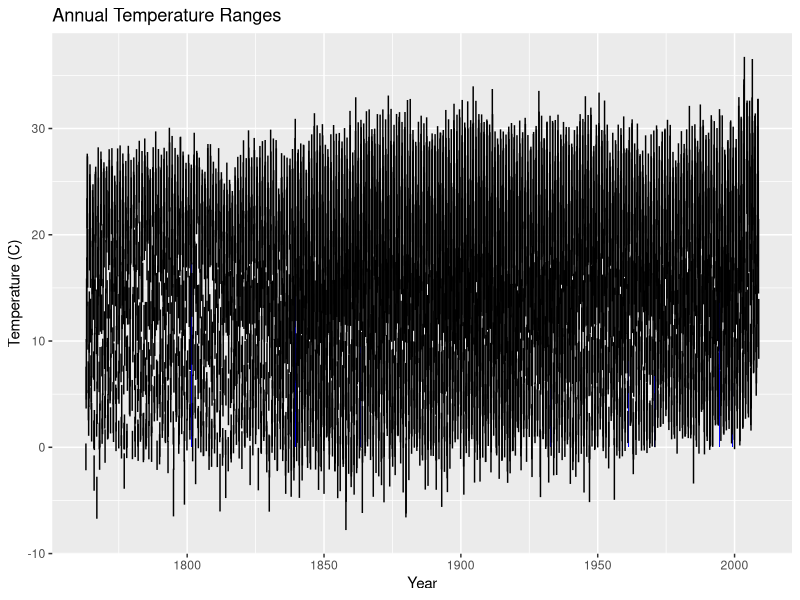
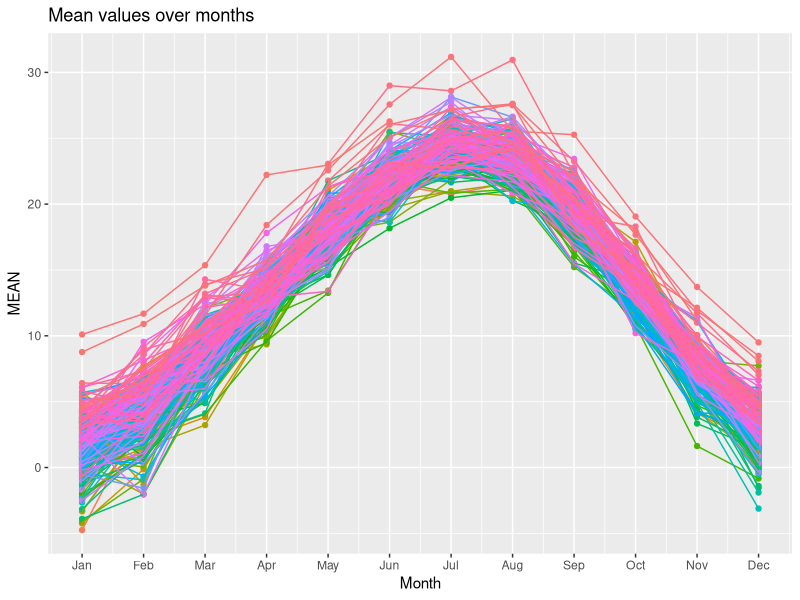
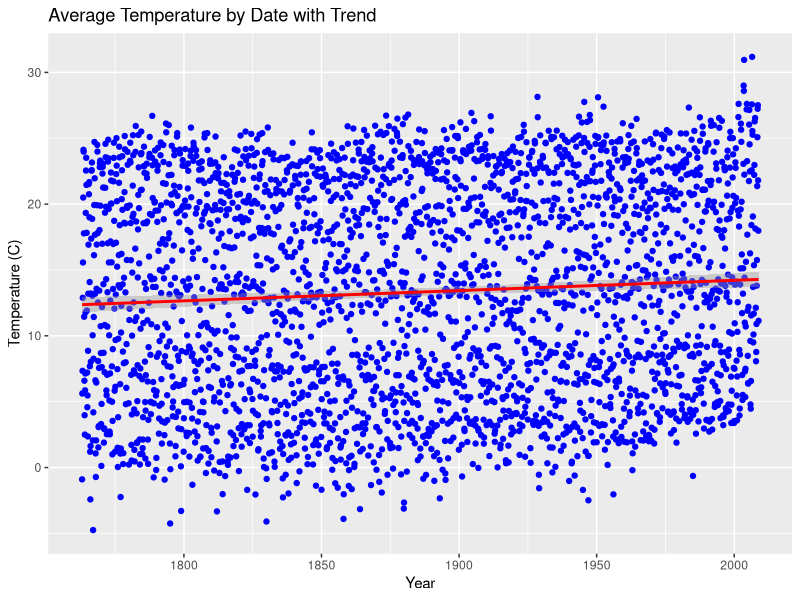
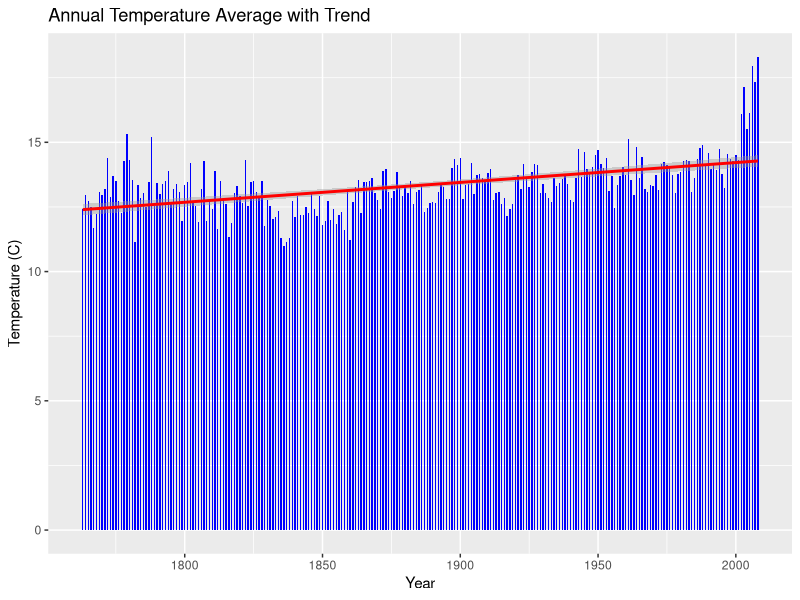
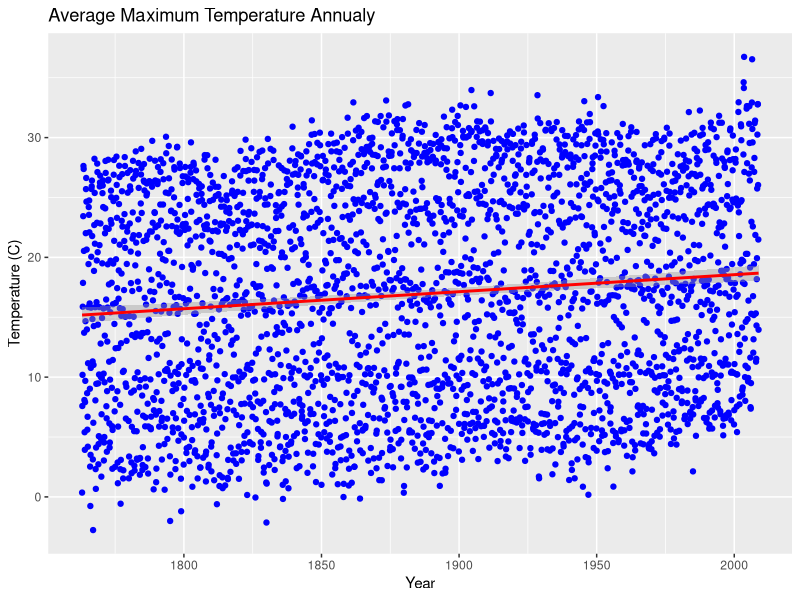
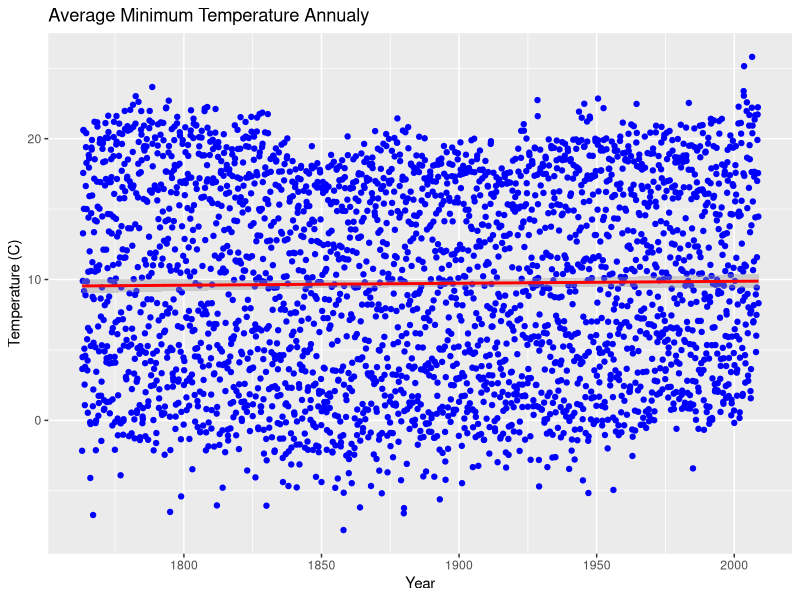
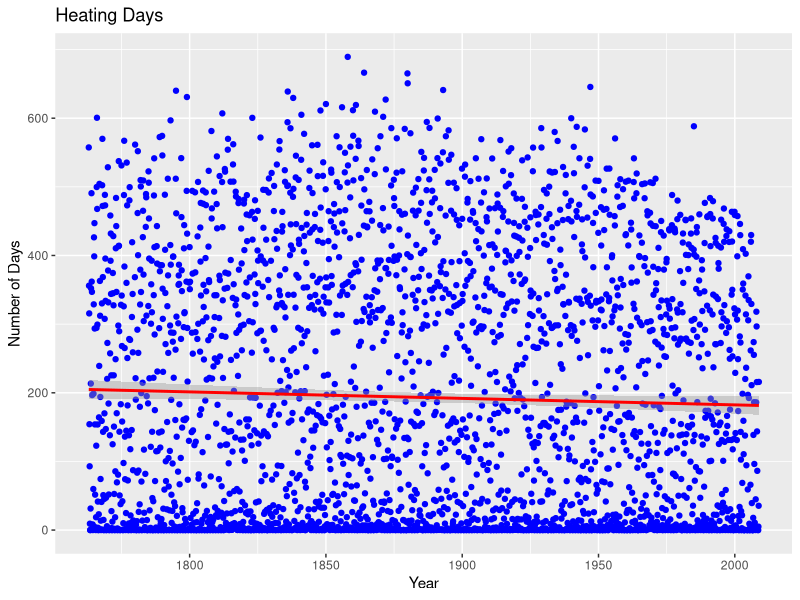
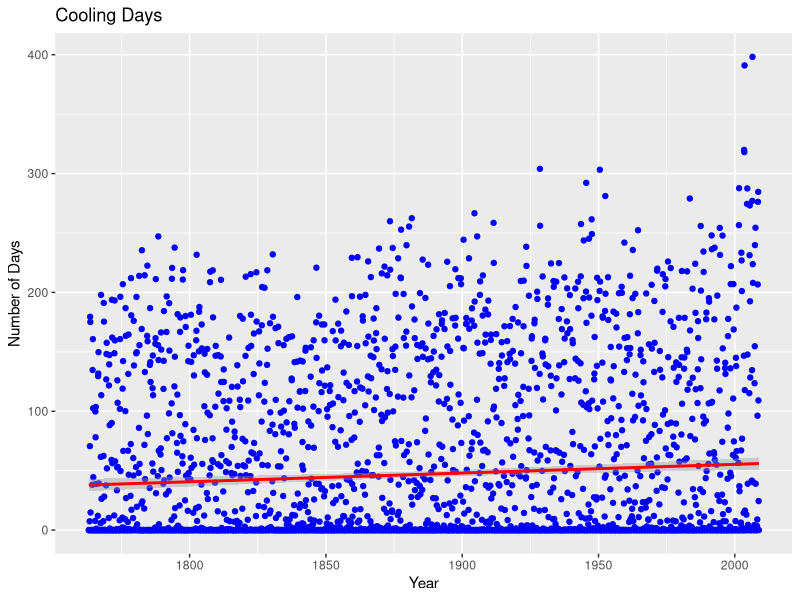

The R script that drew these images, in order:
## ---- chunk 1
knitr::opts_chunk$set(echo = TRUE)
## ---- chunk 2
library(tidyverse)
library(dplyr)
library(ggplot2)
## ---- chunk 3
data <- read_csv("milan.csv")
head(data)
## ---- chunk 4
min(data$DATE)
max(data$DATE)
## ---- chunk 5
colnames(data)
## ---- chunk 6
# Determining if the location value changes
print("Latitude:")
unique(data$LATITUDE)
print("Longitude:")
unique(data$LONGITUDE)

# Determine if all variables have the same time frame
print("Number of NA values per column:")
colSums(is.na(data))
## ---- chunk 7

#Grabs data and names columns to more reasonable col names. NOTE: DX and DY values are in degrees F, so changed to more accurate degrees C titles to match all other vars. 
milanClimate <- data %>%
  select(
    DATE,
    MEAN = TAVG,
    MEAN_MAX = TMAX,
    MEAN_MIN = TMIN,
    HEAT_DEG_DAYS = HTDD,
    COOL_DEG_DAYS = CLDD,
    HIGHEST_TEMP = EMXT,
    HIGHEST_DAY = EMXT_ATTRIBUTES,
    COOLEST_TEMP = EMNT,
    COOLEST_DAY = EMNT_ATTRIBUTES,
    GTE_32 = DX90,
    GTE_21 = DX70,
    GTE_00 = DX32,
    LTE_00 = DT32,
    LTE_N18 = DT00
  )

# Change the date column into a more usable format.
milanClimate$DATE <- lubridate::ym(milanClimate$DATE)

# Clean and remove unnessicary character in this attribute.
milanClimate$HIGHEST_DAY <- as.numeric(substr(gsub('\\D','',milanClimate$HIGHEST_DAY), nchar(gsub('\\D','',milanClimate$HIGHEST_DAY))-1, nchar(gsub('\\D','',milanClimate$HIGHEST_DAY))))

# Clean and remove unnessicary character in this attribute.
milanClimate$COOLEST_DAY <- as.numeric(substr(gsub('\\D','',milanClimate$COOLEST_DAY), nchar(gsub('\\D','',milanClimate$COOLEST_DAY))-1, nchar(gsub('\\D','',milanClimate$COOLEST_DAY))))

# Show cleaned data columns.
colnames(milanClimate)
## ---- chunk 8
# First Date
subset_min <- milanClimate %>%
  filter(MEAN == min(MEAN, na.rm = TRUE)) %>%
  select(DATE, MEAN, MEAN_MIN, MEAN_MAX)
# subset_min

# Final Date
subset_max <- milanClimate %>%
  filter(MEAN == max(MEAN, na.rm = TRUE)) %>%
  select(DATE, MEAN, MEAN_MIN, MEAN_MAX)
# subset_max

subset_min_max <- bind_rows(subset_min, subset_max)
subset_min_max # Highest and Lowest Temperatures
## ---- chunk 9
ggplot(milanClimate, aes(x=DATE, y=MEAN)) +
  geom_bar(stat="identity", fill="blue", width=0.5) +
  geom_errorbar(aes(ymin = MEAN_MIN, ymax = MEAN_MAX), width = 0.2, position = position_dodge(width = 0.5)) +
  labs(x="Year", y="Temperature (C)") +
  ggtitle("Annual Temperature Ranges")
## ---- chunk 10

# Create a subset
ex <- milanClimate
ex$DATE <- factor(ex$DATE)

# Extract month and year
ex$Month = month(ex$DATE)
ex$Year = year(ex$DATE)
ex$Year = as.numeric(ex$Year)

# Plot the data
ggplot(ex, aes(x = Month, y = MEAN, color = factor(Year))) +
  geom_point() +
  geom_line() +
  scale_x_continuous(breaks = 1:12, labels = month.abb) +  # Set breaks and labels for the x-axis
  labs(x = "Month", y = "MEAN", title = "Mean values over months") +
  theme(legend.position = "none")  # Hide the legend
## ---- chunk 11
# Monthly averages
ggplot(milanClimate, aes(x=DATE, y=MEAN)) +
  geom_point(color='blue') +
  geom_smooth(method='lm', color='red') +
  labs(x="Year", y="Temperature (C)") +
  ggtitle("Average Temperature by Date with Trend")
## ---- chunk 12
# TODO: Coleman, calculate the average of the last and first year, subtract for average increase
## ---- chunk 13
# Extract year from the "date" column
new_data <- milanClimate %>%
  mutate(year = lubridate::year(DATE))

# Create a summary dataframe with yearly statistics
summary_df <- new_data %>%
  group_by(year) %>%
  summarise(
    MEAN = mean(MEAN, na.rm = TRUE),
    MIN = min(MEAN_MIN, na.rm = TRUE),
    MAX = max(MEAN_MAX, na.rm = TRUE)
  )

# Print the summary dataframe
ggplot(summary_df, aes(x=year, y=MEAN)) +
  geom_bar(stat="identity", fill="blue", width=0.5) +
  geom_smooth(method='lm', color='red') +
  labs(x="Year", y="Temperature (C)") +
  ggtitle("Annual Temperature Average with Trend")
## ---- chunk 14

ggplot(milanClimate, aes(x=DATE, y=MEAN_MAX)) +
  geom_point(color='blue') +
  geom_smooth(method='lm', color='red') +
  labs(x="Year", y="Temperature (C)") +
  ggtitle("Average Maximum Temperature Annualy")

ggplot(milanClimate, aes(x=DATE, y=MEAN_MIN)) +
  geom_point(color='blue') +
  geom_smooth(method='lm', color='red') +
  labs(x="Year", y="Temperature (C)") +
  ggtitle("Average Minimum Temperature Annualy")

ggplot(milanClimate, aes(x=DATE, y=HEAT_DEG_DAYS)) +
  geom_point(color='blue') +
  geom_smooth(method='lm', color='red') +
  labs(x="Year", y="Number of Days") +
  ggtitle("Heating Days")

ggplot(milanClimate, aes(x=DATE, y=COOL_DEG_DAYS)) +
  geom_point(color='blue') +
  geom_smooth(method='lm', color='red') +
  labs(x="Year", y="Number of Days") +
  ggtitle("Cooling Days")

ggplot(milanClimate, aes(x=DATE, y=GTE_32)) +
  geom_point(color='blue') +
  geom_smooth(method='lm', color='red') +
  labs(x="Year", y="Number of Days") +
  ggtitle("Temperatures above 32C")

